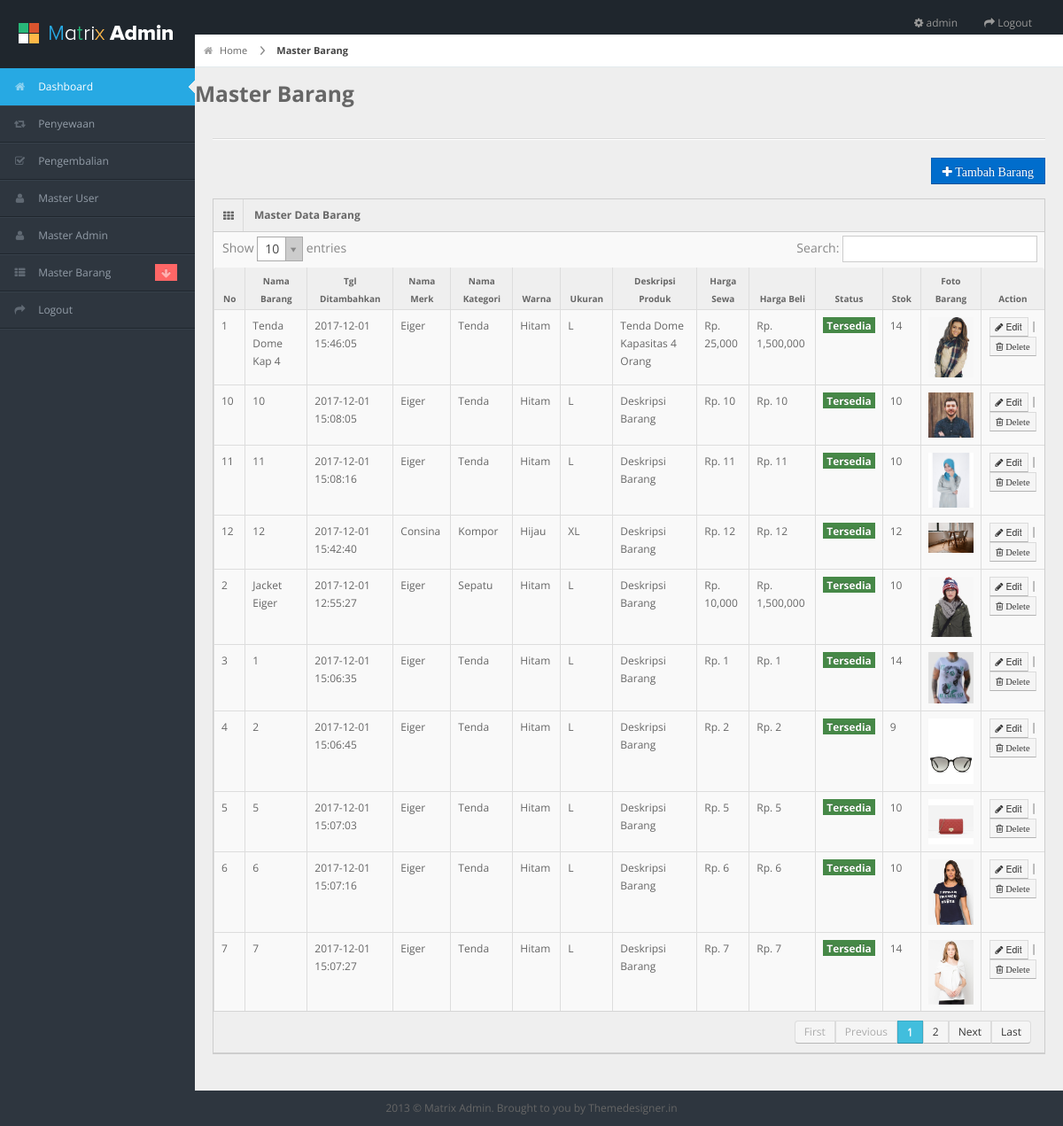
Page /admin/pages/kelola_barang.php (signed in) on the earlier database version.
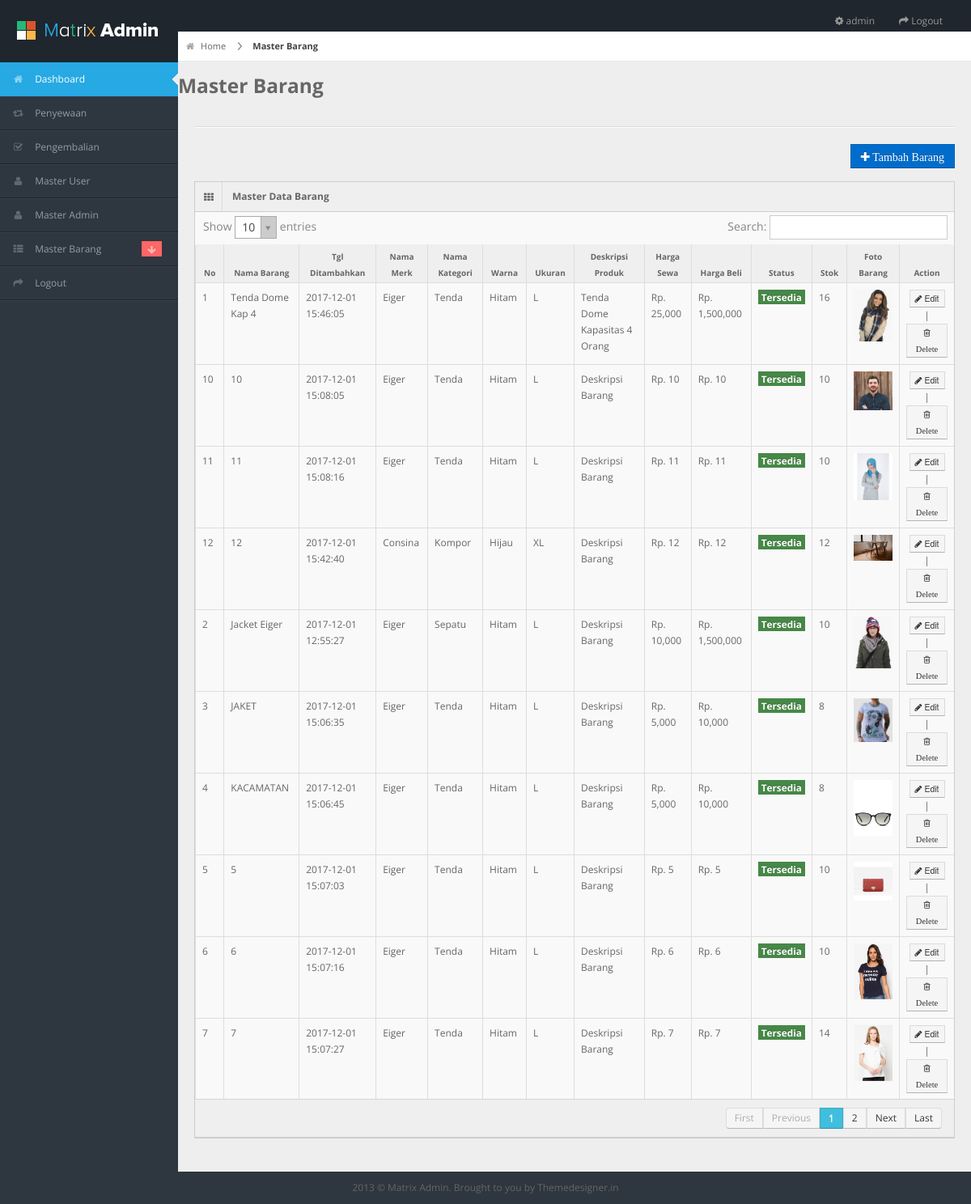
Same page on the later database version.
### tables this page shows
CREATE TABLE IF NOT EXISTS `m_barang` (
  `id_barang` int(11) NOT NULL,
  `nama_barang` varchar(255) DEFAULT NULL,
  `tgl_ditambakan` datetime DEFAULT NULL,
  `id_merk` int(11) DEFAULT NULL,
  `id_kategori` int(11) DEFAULT NULL,
  `id_warna` int(11) DEFAULT NULL,
  `id_ukuran` int(11) DEFAULT NULL,
  `deskripsi` varchar(255) DEFAULT NULL,
  `harga_sewa` int(11) DEFAULT NULL,
  `harga_beli` varchar(255) DEFAULT NULL,
  `stok` int(11) DEFAULT NULL,
  `status` int(11) DEFAULT NULL,
  `foto` varchar(255) DEFAULT NULL
);

CREATE TABLE IF NOT EXISTS `m_merk` (
  `id_merk` int(11) NOT NULL,
  `nama_merk` varchar(255) DEFAULT NULL
);

CREATE TABLE IF NOT EXISTS `m_kategori` (
  `id_kategori` int(11) NOT NULL,
  `nama_kategori` varchar(255) DEFAULT NULL
);

CREATE TABLE IF NOT EXISTS `m_warna` (
  `id_warna` int(11) NOT NULL,
  `nama_warna` varchar(255) DEFAULT NULL
);

CREATE TABLE IF NOT EXISTS `m_ukuran` (
  `id_ukuran` int(11) NOT NULL,
  `nama_ukuran` varchar(255) DEFAULT NULL
);

### admin/pages/kelola_barang.php (the view, shortened to what this page needs)
<?php include 'header.php'; ?>
<?php include 'nav.php'; ?>
<div id="content">
	<div id="content-header">
		<div id="breadcrumb"> <a href="#" title="Go to Home" class="tip-bottom"><i class="icon-home"></i> Home</a> <a href="#" class="current">Master Barang</a> </div>
		<h3>Master Barang</h3>
	</div>
	<div class="container-fluid">
		<hr>
		<div class="row-fluid">
			<div class="row">
				<div class="pull-right">
					<a href="tambah_barang.php">
						<button class="btn btn-primary"> <i class="icon-plus"> Tambah Barang</i>
						</button></a>
					</div>
				</div>
				<div class="widget-box">
					<div class="widget-title"> <span class="icon"><i class="icon-th"></i></span>
						<h5>Master Data Barang</h5>
					</div>
					<div class="widget-content nopadding">
						<table class="table table-bordered data-table">
							<thead>
								<tr>
									<th>No</th>
									<th>Nama Barang</th>
									<th>Tgl Ditambahkan</th>
									<th>Nama Merk</th>
									<th>Nama Kategori</th>
									<th>Warna</th>
									<th>Ukuran</th>
									<th>Deskripsi Produk</th>
									<th>Harga Sewa</th>
									<th>Harga Beli</th>
									<th>Status</th>
									<th>Stok</th>
									<th>Foto Barang</th>
									<th>Action</th>
								</tr>
							</thead>
							<tbody>
								<?php
								$no=1;
								$sql = mysql_query("SELECT
									m_barang.id_barang,
									m_barang.nama_barang,
									m_barang.tgl_ditambakan,
									m_barang.deskripsi,
									m_barang.harga_sewa,
									m_barang.harga_beli,
									m_barang.stok,
									m_barang.status,
									m_kategori.nama_kategori,
									m_merk.nama_merk,
									m_ukuran.nama_ukuran,
									m_warna.nama_warna,
									m_barang.foto
									FROM
									m_barang ,
									m_kategori ,
									m_merk ,
									m_ukuran ,
									m_warna
									WHERE
									m_barang.id_merk = m_merk.id_merk AND
									m_barang.id_kategori = m_kategori.id_kategori AND
									m_barang.id_ukuran = m_ukuran.id_ukuran AND
									m_barang.id_warna = m_warna.id_warna
									");
								while($row = mysql_fetch_array($sql)){
									if($row['status']==1){
										$status = '<span class="label label-success"> Tersedia </span>';
									}else{
										$status = '<span class="label label-danger"> Tidak Tersedia </span>';
									}
									?>
									<tr>
										<form action="" method="POST">
											<td><?php echo $no; ?></td>
											<td><?php echo $row['nama_barang']; ?></td>
											<td><?php echo $row['tgl_ditambakan']; ?></td>
											<td><?php echo $row['nama_merk']; ?></td>
											<td><?php echo $row['nama_kategori']; ?></td>
											<td><?php echo $row['nama_warna']; ?></td>
											<td><?php echo $row['nama_ukuran']; ?></td>
											<td><?php echo $row['deskripsi']; ?></td>
											<td>Rp. <?php echo number_format($row['harga_sewa']); ?></td>
											<td>Rp. <?php echo number_format($row['harga_beli']); ?></td>
											<td><?php echo $status; ?></td>
											<td><?php echo $row['stok']; ?></td>
											<td><img src="../img/<?php echo $row['foto']; ?>" width="100" height="100"></td>
											<td style="text-align: center;">
												<a href="edit_barang.php?id_barang=<?php echo $row['id_barang']; ?>">
													<button type="button" class="btn btn-mini btn-default">
														<i class="icon-pencil"></i> Edit</button></a> |
														<button type="submit" name="delete" class="btn btn-mini btn-default"> <i class="icon-trash"> Delete </i></button>
													</td>
												</form>
											</tr>
											<?php
											$no++;
										} ?>
										</tbody>
									</table>
								</div>
							</div>
						</div>
					</div>
				</div>
				<?php include 'footer.php'; ?>

Differences in the rows shown:
changed m_barang "Tenda Dome Kap 4": stok "14" → "16"
changed m_barang: nama_barang "1" → "JAKET"; harga_sewa "1" → "5,000"; harga_beli "1" → "10,000"; stok "14" → "8"
changed m_barang: nama_barang "2" → "KACAMATAN"; harga_sewa "2" → "5,000"; harga_beli "2" → "10,000"; stok "9" → "8"
